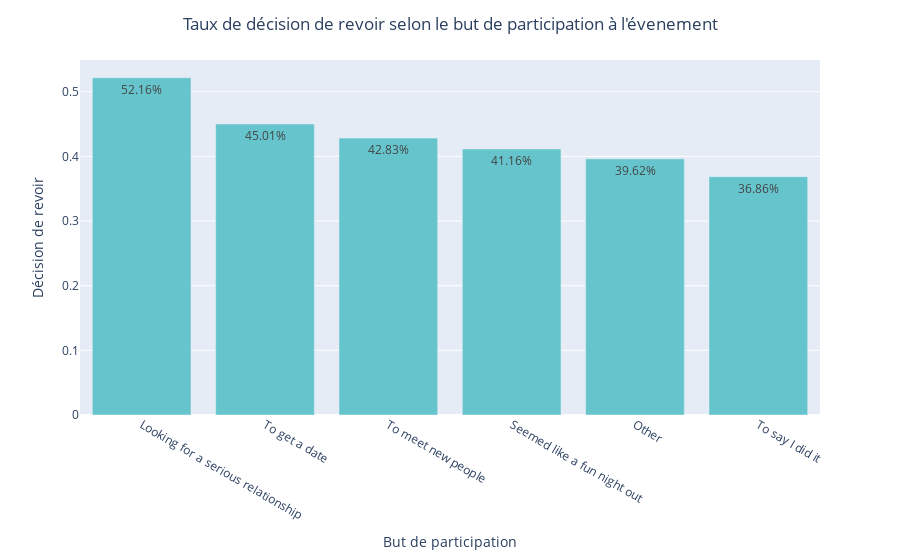

The cell this chart's notebook holds for it:
### Markdown cell above
#### Influence du but de participation à l'évenement sur la décision de revoir

### Code cell
# Calculer la proportion de décision de revoir selon le but
df_grouped = df_sd_clean.groupby("goal")["dec"].mean().reset_index()
df_grouped = df_grouped.sort_values(by="dec", ascending=False)

fig = px.bar(df_grouped, x="goal", y="dec",
             labels={"goal": "But de participation", "dec": "Décision de revoir"},
             text="dec", color_discrete_sequence=px.colors.qualitative.Pastel)
fig.update_layout(title="Taux de décision de revoir selon le but de participation à l'évenement", title_x=0.5)
fig.update_traces(texttemplate="%{text:.2%}")
fig.show()

### Figure 1 — Plotly figure (JSON) as saved in the notebook; plotly's stock layout.template omitted (floating-point values rounded to 4 significant figures)
{"data": [{"hovertemplate": "But de participation=%{x}<br>Décision de revoir=%{text}<extra></extra>", "legendgroup": "", "marker": {"color": "rgb(102, 197, 204)", "pattern": {"shape": ""}}, "name": "", "orientation": "v", "showlegend": false, "text": [0.5216, 0.4501, 0.4283, 0.4116, 0.3962, 0.3686], "textposition": "auto", "texttemplate": "%{text:.2%}", "type": "bar", "x": ["Looking for a serious relationship", "To get a date", "To meet new people", "Seemed like a fun night out", "Other", "To say I did it"], "xaxis": "x", "y": [0.5216, 0.4501, 0.4283, 0.4116, 0.3962, 0.3686], "yaxis": "y"}], "layout": {"barmode": "relative", "legend": {"tracegroupgap": 0}, "margin": {"t": 60}, "title": {"text": "Taux de décision de revoir selon le but de participation à l'évenement", "x": 0.5}, "xaxis": {"anchor": "y", "domain": [0, 1], "title": {"text": "But de participation"}}, "yaxis": {"anchor": "x", "domain": [0, 1], "title": {"text": "Décision de revoir"}}}}
